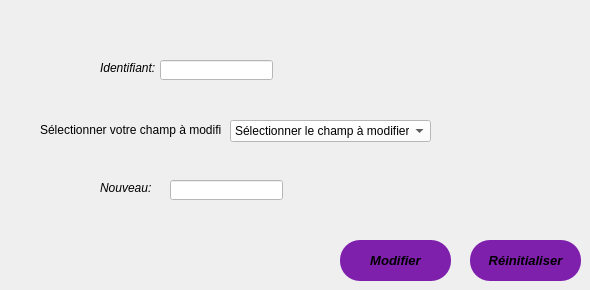
        <widget class="QWidget" name="tab_11">
         <attribute name="title">
          <string>Modifier  un seul champ</string>
         </attribute>
         <widget class="QLabel" name="label_20">
          <property name="geometry">
           <rect>
            <x>100</x>
            <y>60</y>
            <width>81</width>
            <height>16</height>
           </rect>
          </property>
          <property name="font">
           <font>
            <italic>true</italic>
           </font>
          </property>
          <property name="text">
           <string>Identifiant:</string>
          </property>
         </widget>
         <widget class="QLineEdit" name="lineEdit_22">
          <property name="geometry">
           <rect>
            <x>160</x>
            <y>60</y>
            <width>113</width>
            <height>20</height>
           </rect>
          </property>
          <property name="styleSheet">
           <string notr="true">color: rgb(255, 255, 255);
background-color: rgb(255, 255, 255);
border-color: rgb(255, 255, 255);</string>
          </property>
         </widget>
         <widget class="QLabel" name="label_36">
          <property name="geometry">
           <rect>
            <x>100</x>
            <y>180</y>
            <width>81</width>
            <height>16</height>
           </rect>
          </property>
          <property name="font">
           <font>
            <italic>true</italic>
           </font>
          </property>
          <property name="text">
           <string>Nouveau:</string>
          </property>
         </widget>
         <widget class="QComboBox" name="comboBox_4">
          <property name="geometry">
           <rect>
            <x>230</x>
            <y>120</y>
            <width>201</width>
            <height>22</height>
           </rect>
          </property>
          <property name="styleSheet">
           <string notr="true">background-color: rgb(255, 255, 255);</string>
          </property>
          <item>
           <property name="text">
            <string>Sélectionner le champ à modifier</string>
           </property>
          </item>
          <item>
           <property name="text">
            <string>identifiant</string>
           </property>
          </item>
          <item>
           <property name="text">
            <string>Nom &amp;Prénom</string>
           </property>
          </item>
          <item>
           <property name="text">
            <string>fonctionnalité</string>
           </property>
          </item>
          <item>
           <property name="text">
            <string>NumTel</string>
           </property>
          </item>
          <item>
           <property name="text">
            <string>Email</string>
           </property>
          </item>
          <item>
           <property name="text">
            <string>Ville</string>
           </property>
          </item>
          <item>
           <property name="text">
            <string>adresse</string>
           </property>
          </item>
          <item>
           <property name="text">
            <string>CIN</string>
           </property>
          </item>
          <item>
           <property name="text">
            <string>Date de naissance</string>
           </property>
          </item>
          <item>
           <property name="text">
            <string>Salaire</string>
           </property>
          </item>
          <item>
           <property name="text">
            <string>état</string>
           </property>
          </item>
         </widget>
         <widget class="QLabel" name="label_34">
          <property name="geometry">
           <rect>
            <x>40</x>
            <y>120</y>
            <width>181</width>
            <height>20</height>
           </rect>
          </property>
          <property name="text">
           <string>Sélectionner votre champ à modifier:</string>
          </property>
         </widget>
         <widget class="QLineEdit" name="lineEdit_23">
          <property name="geometry">
           <rect>
            <x>170</x>
            <y>180</y>
            <width>113</width>
            <height>20</height>
           </rect>
          </property>
          <property name="styleSheet">
           <string notr="true">background-color: rgb(255, 255, 255);</string>
          </property>
         </widget>
         <widget class="QPushButton" name="ajouter_4">
          <property name="geometry">
           <rect>
            <x>340</x>
            <y>240</y>
            <width>111</width>
            <height>41</height>
           </rect>
          </property>
          <property name="font">
           <font>
            <pointsize>10</pointsize>
            <weight>75</weight>
            <italic>true</italic>
            <bold>true</bold>
           </font>
          </property>
          <property name="styleSheet">
           <string notr="true">
QPushButton
{
border-radius: 10px 100px / 120px;
background-color: rgb(126, 32, 172);
border-color: rgb(0, 0, 255);
border-radius: 20px;
}
QPushButton:hover
{

border-left:10px solid rgb(255, 255, 255);
color:rgb(255, 255, 255);
}
QPushButton:pressed
{
font: 11pt &quot;Microsoft YaHei&quot;;
}

</string>
          </property>
          <property name="text">
           <string>Modifier</string>
          </property>
         </widget>
         <widget class="QPushButton" name="ajouter_18">
          <property name="geometry">
           <rect>
            <x>470</x>
            <y>240</y>
            <width>111</width>
            <height>41</height>
           </rect>
          </property>
          <property name="font">
           <font>
            <pointsize>10</pointsize>
            <weight>75</weight>
            <italic>true</italic>
            <bold>true</bold>
           </font>
          </property>
          <property name="styleSheet">
           <string notr="true">
QPushButton
{
border-radius: 10px 100px / 120px;
background-color: rgb(126, 32, 172);
border-color: rgb(0, 0, 255);
border-radius: 20px;
}
QPushButton:hover
{

border-left:10px solid rgb(255, 255, 255);
color:rgb(255, 255, 255);
}
QPushButton:pressed
{
font: 11pt &quot;Microsoft YaHei&quot;;
}

</string>
          </property>
          <property name="text">
           <string>Réinitialiser</string>
          </property>
         </widget>
        </widget>
